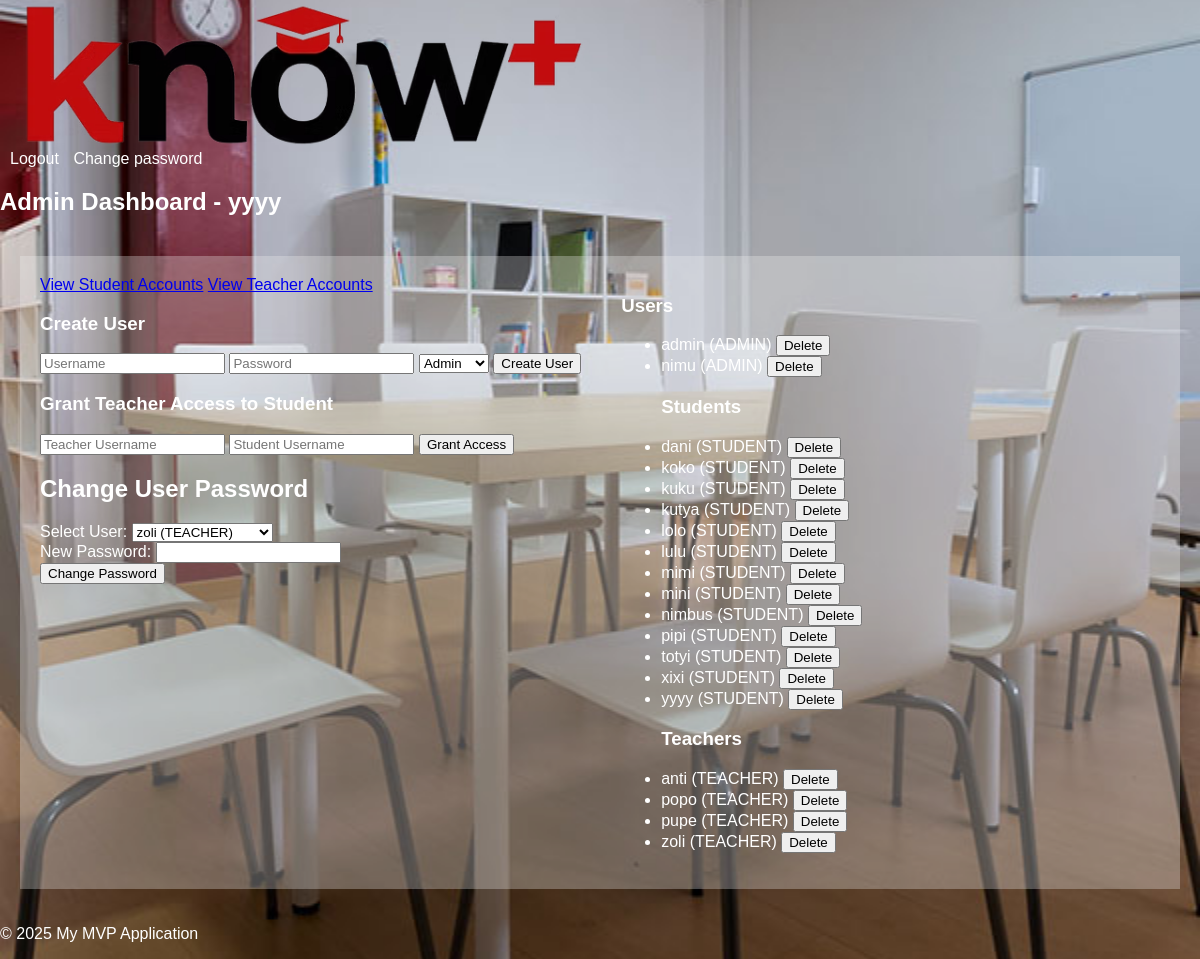
/admin/home (signed in), run on the app's committed database.
### models.py (models this page shows, shortened)
class User(db.Model, UserMixin):
    id = db.Column(db.Integer, primary_key=True)
    username = db.Column(db.String(80), unique=True, nullable=False)
    password_hash = db.Column(db.String(128))
    user_type = db.Column(db.Enum(UserType), nullable=False)  # Using UserType enum for role

### app.py (the view)
@app.route('/admin/home', methods=['GET'])
@login_required
def admin_home_display():
    users = User.query.all()  # Fetch all users to populate the dropdown
    return render_template('admin_home.html', users=users)

### app.py (called while the page is built)
@login_manager.user_loader
def load_user(user_id):
    return User.query.get(int(user_id))  # Load from the unified User model

### templates/admin_home.html (shortened to what this page needs)
{% extends "base.html" %}
{% block content %}
<h2>Admin Dashboard - {{ current_user.username }}</h2>
<div class="container">
    <div class="left-column">
        <div class="d-grid gap-2 d-md-block">
            <a href="{{ url_for('view_students') }}" class="btn btn-primary">View Student Accounts</a>
            <a href="{{ url_for('view_teachers') }}" class="btn btn-primary">View Teacher Accounts</a>
        </div>
        <h3>Create User</h3>
        <form action="{{ url_for('create_user') }}" method="post">
            <input type="text" name="username" placeholder="Username" required>
            <input type="password" name="password" placeholder="Password" required>
            <select name="user_type">
                <option value="ADMIN">Admin</option>
            </select>
            <button type="submit">Create User</button>
        </form>
        <h3>Grant Teacher Access to Student</h3>
        <form action="{{ url_for('grant_access') }}" method="post">
            <input type="text" name="teacher_username" placeholder="Teacher Username" required>
            <input type="text" name="student_username" placeholder="Student Username" required>
            <button type="submit">Grant Access</button>
        </form>
        <h2>Change User Password</h2>
        <form method="POST" action="{{ url_for('change_user_password') }}">
            <div>
                <label for="user_id">Select User:</label>
                <select name="user_id" id="user_id" required>
                    {% for user in users %}
                    <option value="{{ user.id }}">{{ user.username }} ({{ user.user_type.value }})</option>
                    {% endfor %}
                </select>
            </div>
            <div>
                <label for="new_password">New Password:</label>
                <input type="password" name="new_password" id="new_password" required>
            </div>
            <button type="submit">Change Password</button>
        </form>
    </div>
    <div class="right-column">
        <h3>Users</h3>
        <ul>
            {% set grouped_users = users | sort(attribute='username') | groupby('user_type.value') %}
            {% for group in grouped_users %}
            {% if group.grouper == 'ADMINISTRATOR' %}
            <h3>Administrators</h3>
            {% elif group.grouper == 'TEACHER' %}
            <h3>Teachers</h3>
            {% elif group.grouper == 'STUDENT' %}
            <h3>Students</h3>
            {% endif %}
            {% for user in group.list %}
            <li>
                {{ user.username }} ({{ user.user_type.value }})
                <form action="{{ url_for('delete_user', user_id=user.id) }}" method="post" style="display: inline;">
                    <button type="submit">Delete</button>
                </form>
            </li>
            {% endfor %}
            {% endfor %}
        </ul>
    </div>
</div>
{% endblock %}

### templates/base.html (shortened to what this page needs)
<!DOCTYPE html>
<html lang="en">
<head>
    <link rel="stylesheet" href="{{ url_for('static', filename='css/style.css') }}">
</head>
<body style="background-image: url('{{ url_for('static', filename='img/background.jpg') }}'); background-size: cover; background-repeat: no-repeat; background-attachment: fixed;">
<div id="header">
    <a href="/">
        <picture>
            <source srcset="{{ url_for('static', filename='img/logo.avif') }}" type="image/avif">
            <img src="{{ url_for('static', filename='img/logo.png') }}" alt="Your Logo" class="logo">
        </picture>
    </a>
    <div class="user-options">
        {% if current_user.is_authenticated %}
        <a href="{{ url_for('logout') }}">Logout</a>
        <a href="{{ url_for('change_password') }}">Change password</a>
        {% endif %}
    </div>
</div>
<div id="content">
    {% block content %}{% endblock %}
</div>
<div id="footer">
    <p>&copy; 2025 My MVP Application</p>
</div>
</body>
</html>

### static/css/style.css (style rules this page uses)
body { font-family: sans-serif; margin: 0; padding: 0; color: white; background-image: url('static/img/background.jpg'); background-size: cover; background-position: center; }
.logo { height: 150px; vertical-align: middle; margin-left: 20px; }
.user-options { margin-right: 20px; }
.user-options a { color: white; text-decoration: none; margin-left: 10px; }
.container { display: flex; padding: 20px; }
.left-column, .right-column { background-color: rgba(242, 242, 242, 0.3); padding: 20px; }
.left-column h2 { flex: 0 0 250px; }
.right-column { flex: 1; overflow-y: auto; }

### data on the page
User: username "yyyy", user_type.value "STUDENT"
User: username "admin", user_type.value "ADMIN"
User: username "nimu", user_type.value "ADMIN"
User: username "dani", user_type.value "STUDENT"
User: username "koko", user_type.value "STUDENT"
User: username "kuku", user_type.value "STUDENT"
User: username "kutya", user_type.value "STUDENT"
User: username "lolo", user_type.value "STUDENT"
User: username "lulu", user_type.value "STUDENT"
User: username "mimi", user_type.value "STUDENT"
User: username "mini", user_type.value "STUDENT"
User: username "nimbus", user_type.value "STUDENT"
User: username "pipi", user_type.value "STUDENT"
User: username "totyi", user_type.value "STUDENT"
User: username "xixi", user_type.value "STUDENT"
User: username "anti", user_type.value "TEACHER"
User: username "popo", user_type.value "TEACHER"
User: username "pupe", user_type.value "TEACHER"
User: username "zoli", user_type.value "TEACHER"

### other printed values
form field user_id "zoli (TEACHER)"
